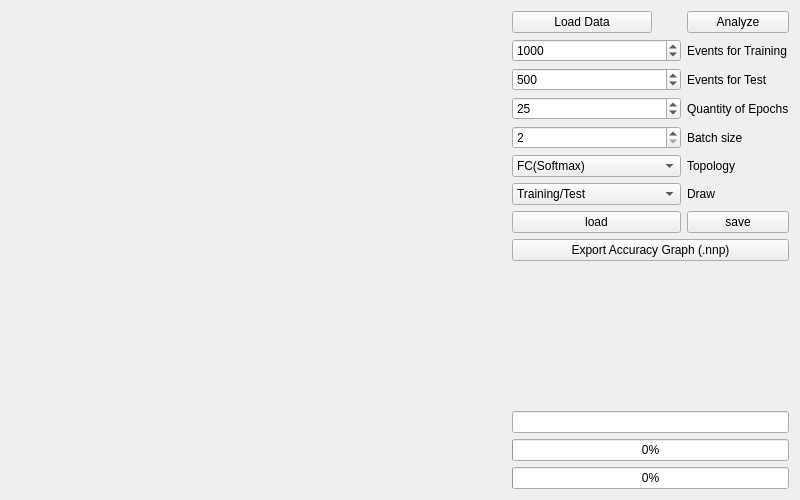
<?xml version="1.0" encoding="UTF-8"?>
<ui version="4.0">
 <class>TrainingWidget</class>
 <widget class="QWidget" name="TrainingWidget">
  <property name="geometry">
   <rect>
    <x>0</x>
    <y>0</y>
    <width>800</width>
    <height>500</height>
   </rect>
  </property>
  <property name="sizePolicy">
   <sizepolicy hsizetype="Expanding" vsizetype="Expanding">
    <horstretch>0</horstretch>
    <verstretch>0</verstretch>
   </sizepolicy>
  </property>
  <property name="minimumSize">
   <size>
    <width>800</width>
    <height>500</height>
   </size>
  </property>
  <property name="windowTitle">
   <string>Form</string>
  </property>
  <layout class="QHBoxLayout" name="horizontalLayout">
   <item>
    <widget class="QCustomPlot" name="bigChart" native="true">
     <property name="sizePolicy">
      <sizepolicy hsizetype="Expanding" vsizetype="Expanding">
       <horstretch>0</horstretch>
       <verstretch>0</verstretch>
      </sizepolicy>
     </property>
     <layout class="QVBoxLayout" name="gameLayout_3"/>
    </widget>
   </item>
   <item>
    <layout class="QVBoxLayout" name="setLayout_4">
     <item>
      <layout class="QGridLayout" name="gridLayout">
       <item row="0" column="1">
        <widget class="QPushButton" name="btn_analyze">
         <property name="maximumSize">
          <size>
           <width>140</width>
           <height>16777215</height>
          </size>
         </property>
         <property name="text">
          <string>Analyze</string>
         </property>
        </widget>
       </item>
       <item row="4" column="0">
        <widget class="QSpinBox" name="sb_szBatches">
         <property name="minimum">
          <number>2</number>
         </property>
         <property name="maximum">
          <number>400</number>
         </property>
         <property name="singleStep">
          <number>2</number>
         </property>
         <property name="value">
          <number>2</number>
         </property>
        </widget>
       </item>
       <item row="1" column="1">
        <widget class="QLabel" name="lbl_szTraining">
         <property name="text">
          <string>Events for Training</string>
         </property>
        </widget>
       </item>
       <item row="2" column="1">
        <widget class="QLabel" name="lbl_szValidation">
         <property name="text">
          <string>Events for Test</string>
         </property>
        </widget>
       </item>
       <item row="5" column="0">
        <widget class="QComboBox" name="cb_annMode">
         <property name="currentText">
          <string>FC(Softmax)</string>
         </property>
         <item>
          <property name="text">
           <string>FC(Softmax)</string>
          </property>
         </item>
         <item>
          <property name="text">
           <string>FC(64 LReLU, Softmax)</string>
          </property>
         </item>
         <item>
          <property name="text">
           <string>FC(8x8, LReLU, Softmax)</string>
          </property>
         </item>
         <item>
          <property name="text">
           <string>CNN</string>
          </property>
         </item>
         <item>
          <property name="text">
           <string>A</string>
          </property>
         </item>
         <item>
          <property name="text">
           <string>B</string>
          </property>
         </item>
         <item>
          <property name="text">
           <string>C</string>
          </property>
         </item>
         <item>
          <property name="text">
           <string>D</string>
          </property>
         </item>
         <item>
          <property name="text">
           <string>E</string>
          </property>
         </item>
         <item>
          <property name="text">
           <string>F</string>
          </property>
         </item>
         <item>
          <property name="text">
           <string>G</string>
          </property>
         </item>
         <item>
          <property name="text">
           <string>H</string>
          </property>
         </item>
         <item>
          <property name="text">
           <string>I</string>
          </property>
         </item>
         <item>
          <property name="text">
           <string>J</string>
          </property>
         </item>
        </widget>
       </item>
       <item row="4" column="1">
        <widget class="QLabel" name="lbl_szBatches">
         <property name="text">
          <string>Batch size</string>
         </property>
        </widget>
       </item>
       <item row="6" column="1">
        <widget class="QLabel" name="lbl_drawMode">
         <property name="text">
          <string>Draw</string>
         </property>
        </widget>
       </item>
       <item row="3" column="0">
        <widget class="QSpinBox" name="sb_szEpochs">
         <property name="minimum">
          <number>1</number>
         </property>
         <property name="maximum">
          <number>200</number>
         </property>
         <property name="value">
          <number>25</number>
         </property>
        </widget>
       </item>
       <item row="5" column="1">
        <widget class="QLabel" name="lbl_annMode">
         <property name="text">
          <string>Topology</string>
         </property>
        </widget>
       </item>
       <item row="1" column="0">
        <widget class="QSpinBox" name="sb_szTraining">
         <property name="maximum">
          <number>10000</number>
         </property>
         <property name="value">
          <number>1000</number>
         </property>
        </widget>
       </item>
       <item row="0" column="0">
        <widget class="QPushButton" name="btn_loadData">
         <property name="maximumSize">
          <size>
           <width>140</width>
           <height>16777215</height>
          </size>
         </property>
         <property name="text">
          <string>Load Data</string>
         </property>
        </widget>
       </item>
       <item row="6" column="0">
        <widget class="QComboBox" name="cb_drawMode">
         <property name="sizePolicy">
          <sizepolicy hsizetype="Minimum" vsizetype="Fixed">
           <horstretch>0</horstretch>
           <verstretch>0</verstretch>
          </sizepolicy>
         </property>
         <property name="currentText">
          <string>Training/Test</string>
         </property>
         <item>
          <property name="text">
           <string>Training/Test</string>
          </property>
         </item>
         <item>
          <property name="text">
           <string>Phi</string>
          </property>
         </item>
         <item>
          <property name="text">
           <string>Theta</string>
          </property>
         </item>
         <item>
          <property name="text">
           <string>Momentum</string>
          </property>
         </item>
        </widget>
       </item>
       <item row="3" column="1">
        <widget class="QLabel" name="lbl_szEpochs">
         <property name="text">
          <string>Quantity of Epochs</string>
         </property>
        </widget>
       </item>
       <item row="2" column="0">
        <widget class="QSpinBox" name="sb_szValidation">
         <property name="maximum">
          <number>10000</number>
         </property>
         <property name="value">
          <number>500</number>
         </property>
        </widget>
       </item>
       <item row="7" column="0">
        <widget class="QPushButton" name="btn_loadNet">
         <property name="text">
          <string>load</string>
         </property>
        </widget>
       </item>
       <item row="7" column="1">
        <widget class="QPushButton" name="btn_saveNet">
         <property name="text">
          <string>save</string>
         </property>
        </widget>
       </item>
      </layout>
     </item>
     <item>
      <widget class="QPushButton" name="btn_exportAccuracy">
       <property name="text">
        <string>Export Accuracy Graph (.nnp)</string>
       </property>
      </widget>
     </item>
     <item>
      <widget class="QCustomPlot" name="smallChart" native="true">
       <property name="sizePolicy">
        <sizepolicy hsizetype="Preferred" vsizetype="Preferred">
         <horstretch>50</horstretch>
         <verstretch>100</verstretch>
        </sizepolicy>
       </property>
       <property name="minimumSize">
        <size>
         <width>200</width>
         <height>0</height>
        </size>
       </property>
      </widget>
     </item>
     <item>
      <widget class="QLineEdit" name="lineEdit">
       <property name="sizePolicy">
        <sizepolicy hsizetype="Minimum" vsizetype="Fixed">
         <horstretch>0</horstretch>
         <verstretch>0</verstretch>
        </sizepolicy>
       </property>
      </widget>
     </item>
     <item>
      <widget class="QProgressBar" name="pro_Epoch">
       <property name="sizePolicy">
        <sizepolicy hsizetype="Preferred" vsizetype="Fixed">
         <horstretch>0</horstretch>
         <verstretch>0</verstretch>
        </sizepolicy>
       </property>
       <property name="value">
        <number>0</number>
       </property>
       <property name="textVisible">
        <bool>true</bool>
       </property>
       <property name="invertedAppearance">
        <bool>false</bool>
       </property>
       <property name="textDirection">
        <enum>QProgressBar::TopToBottom</enum>
       </property>
      </widget>
     </item>
     <item>
      <widget class="QProgressBar" name="pro_Training">
       <property name="sizePolicy">
        <sizepolicy hsizetype="Minimum" vsizetype="Fixed">
         <horstretch>0</horstretch>
         <verstretch>0</verstretch>
        </sizepolicy>
       </property>
       <property name="value">
        <number>0</number>
       </property>
      </widget>
     </item>
     <item>
      <layout class="QGridLayout" name="gridLayout_2"/>
     </item>
    </layout>
   </item>
  </layout>
 </widget>
 <customwidgets>
  <customwidget>
   <class>QCustomPlot</class>
   <extends>QWidget</extends>
   <header location="global">qcustomplot.h</header>
   <container>1</container>
  </customwidget>
 </customwidgets>
 <tabstops>
  <tabstop>btn_loadData</tabstop>
  <tabstop>btn_analyze</tabstop>
  <tabstop>sb_szTraining</tabstop>
  <tabstop>sb_szValidation</tabstop>
  <tabstop>sb_szEpochs</tabstop>
  <tabstop>sb_szBatches</tabstop>
  <tabstop>cb_annMode</tabstop>
  <tabstop>cb_drawMode</tabstop>
 </tabstops>
 <resources/>
 <connections/>
</ui>
